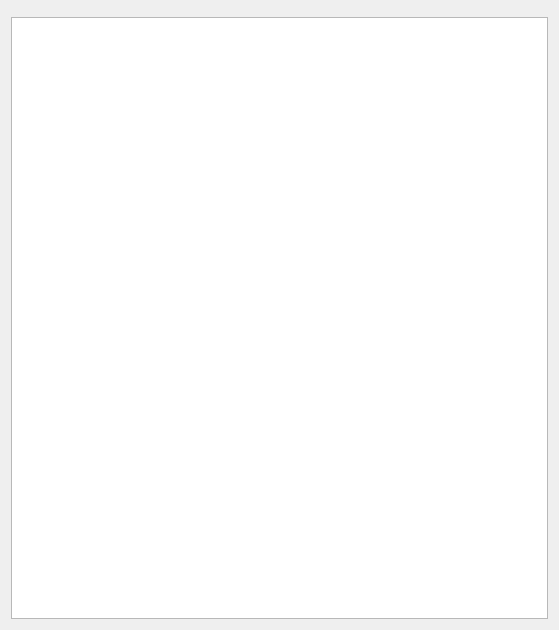
<?xml version="1.0" encoding="UTF-8"?>
<ui version="4.0">
 <class>OpenSourceLicenseDlg</class>
 <widget class="QDialog" name="OpenSourceLicenseDlg">
  <property name="geometry">
   <rect>
    <x>0</x>
    <y>0</y>
    <width>559</width>
    <height>630</height>
   </rect>
  </property>
  <property name="windowTitle">
   <string>Image Calculator</string>
  </property>
  <layout class="QGridLayout" name="gridLayout">
   <item row="0" column="0">
    <widget class="QWidget" name="widget_2" native="true">
     <property name="sizePolicy">
      <sizepolicy hsizetype="Preferred" vsizetype="Fixed">
       <horstretch>0</horstretch>
       <verstretch>0</verstretch>
      </sizepolicy>
     </property>
     <layout class="QVBoxLayout" name="verticalLayout">
      <property name="spacing">
       <number>0</number>
      </property>
      <property name="leftMargin">
       <number>0</number>
      </property>
      <property name="topMargin">
       <number>0</number>
      </property>
      <property name="rightMargin">
       <number>0</number>
      </property>
      <property name="bottomMargin">
       <number>0</number>
      </property>
     </layout>
    </widget>
   </item>
   <item row="1" column="0">
    <widget class="QTextBrowser" name="m_textBrowser">
     <property name="html">
      <string>&lt;!DOCTYPE HTML PUBLIC &quot;-//W3C//DTD HTML 4.0//EN&quot; &quot;http://www.w3.org/TR/REC-html40/strict.dtd&quot;&gt;
&lt;html&gt;&lt;head&gt;&lt;meta name=&quot;qrichtext&quot; content=&quot;1&quot; /&gt;&lt;style type=&quot;text/css&quot;&gt;
p, li { white-space: pre-wrap; }
&lt;/style&gt;&lt;/head&gt;&lt;body style=&quot; font-family:'Gulim'; font-size:9pt; font-weight:400; font-style:normal;&quot;&gt;
&lt;p style=&quot;-qt-paragraph-type:empty; margin-top:0px; margin-bottom:0px; margin-left:0px; margin-right:0px; -qt-block-indent:0; text-indent:0px;&quot;&gt;&lt;br /&gt;&lt;/p&gt;&lt;/body&gt;&lt;/html&gt;</string>
     </property>
    </widget>
   </item>
  </layout>
 </widget>
 <resources/>
 <connections/>
</ui>
